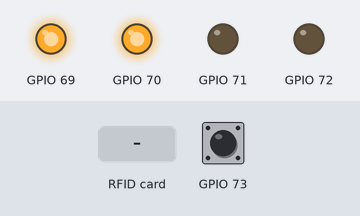
Bench run of a program on a simulated ESP8266 (Wemos D1 mini). Shown: output pins drawn as LEDs (lit = HIGH). The test bench sets the inputs (shaded band); at power-on: GPIO 73 HIGH. WiFi joins after 1.5 s; servers stay silent unless stated; what the program prints to the serial monitor is not drawn.

Above: at 2.3 s.
2.4 s: RFID card 5E 7A 19 C4 held to the reader
At 8.7 s:
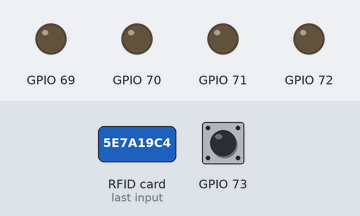
At 13.8 s:
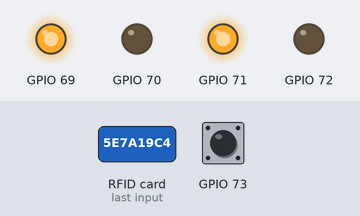
16.5 s: RFID card 5E 7A 19 C4 held to the reader
At 17.0 s:
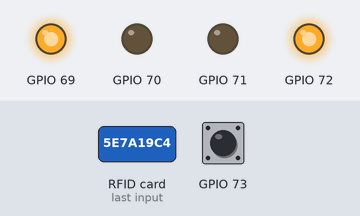
25.0 s: GPIO 73 pulsed LOW 5 times (0.12 s each, 0.3 s apart)
Timing chart, 0 to 28.0 s (numbered marks = the images above; inputs shaded):
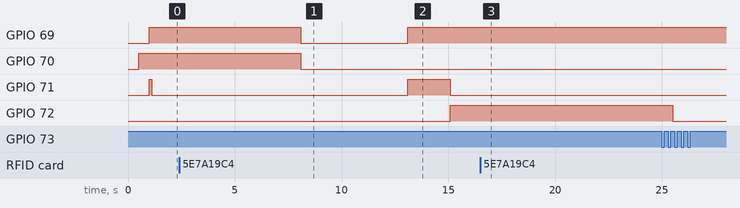

The program:

main.cpp
```cpp
// CONFIG: PIN layout
#define RST_PIN         D0  //16      // Configurable, see typical pin layout above
#define SS_PIN          D8  //15      // Configurable, see typical pin layout above
// Defaults for SPI
// MOSI  = 13	D7
// MISO  = 12	D6
// SCK   = 14	D5
#include <SPI.h>
#include <MFRC522.h>
#include <ESP8266Wifi.h>

#include <Wire.h>  // Wire is needed for I2C (TWI)
#include "Adafruit_MCP23017.h"


// To protect real passwords, config.h is not included on the github repository.
//   So if this file is not found, copy
//   example_config.h to config.h and adapt values
#include "example_config.h"
#include "GPIOHandler.h"
#include "CommunicationHandler.h"
#include "RFIDStateMachine.h"
#include "TimeoutHandler.h"

MFRC522 Cardreader(SS_PIN, RST_PIN);  // Create MFRC522 instance
MFRC522::Uid CurrentCard = {0};
GPIOHandler Ctrl;
RFIDState State;
RFIDTrigger Trigger;
WiFiClient Client;
TimeoutHandler Timeout;
CommunicationHandler Comm;

bool SameCard(){
	bool bOk = true;
	if(Cardreader.uid.size == CurrentCard.size
	&& Cardreader.uid.sak  == CurrentCard.sak){
		for(int i = 0; i < 10; i++){
			bOk = bOk && (Cardreader.uid.uidByte[i] == CurrentCard.uidByte[i]);
		}
		Serial.println("Cards are " + bOk ? "identical " : "not identical");
		return bOk;
	}else{
		return false;
	}
}
uint8_t GetState(){
	uint8_t commState;
	if(State == eStateRunning){
		commState = RFID_STATE_RUNNING;
	}else{
		commState = RFID_STATE_ERROR;
	}
	if(Ctrl.RelayState() == RelOn){
		commState |= RFID_STATE_RELAY_ON;
	}else{
		commState |= RFID_STATE_RELAY_OFF;
	}
	return commState;
}

void Verify(){
	Ctrl.LEDTxRx(LEDOn);
	Serial.println("Card verification");
	if(Comm.VerifyCard(Cardreader.uid.uidByte, Cardreader.uid.size, GetState())){
		Serial.println("Access granted");
		CurrentCard = Cardreader.uid;
		Ctrl.Relay(RelOn);
		Timeout.ResetTimeout();
		Ctrl.Buzzer(BuzzAck);
	}else{
		Serial.println("Access denied");
		Ctrl.Relay(RelOff);
		Ctrl.Buzzer(BuzzNak);
	}
	Ctrl.LEDTxRx(LEDOff);
}

void setup() {
	/* Initialize Serial
	 *   74880 is the baudrate of the bootloader. I set the application to the same value,
	 *   so you can see all messages at startup. As 74880 is not a common baud rate,
	 *   some terminal application may not support it. In this case, set baudrate to
	 *   a more common value, e.g. 115200.
	*/
	Serial.begin(74880);
	Serial.println("Setup");
	Ctrl.GPIOTest();
  WiFi.begin(ap_ssid, ap_password);
	State = eStateConnecting;
  Trigger = eTriggerOn;
	SPI.begin();				// Init SPI with default values
	Cardreader.PCD_Init();		// Init MFRC522
}

void loop(){
	//Serial.printf("Start\n");
	while(WiFi.status() != WL_CONNECTED){
		Serial.print(".");
		Ctrl.LEDConn(LEDOff);
		Ctrl.Buzzer(BuzzOff);
		Ctrl.Update();
		delay(100);
	}
  //Serial.printf("Wifi connected to %s\n", WiFi.localIP().toString().c_str());
	if(Ctrl.RelayBypassed()){
		Ctrl.Buzzer(BuzzAnnoy);
		Serial.printf("Relay Bypassed!");
		State = eStateInactive;
	}else{
		if(State == eStateInactive){
			Serial.println("Relay Bypassing resolved");
			Ctrl.Buzzer(BuzzOff);
			State = eStateRunning;
		}
	}
	//Serial.printf("Before Is Connected\n");
	//TO DO: Server connection and checking if data is available ?!
	//			 reading of enclosure switch (sabotage)
	if(!Comm.IsConnected()){
		Comm.Disconnect();
		if(!Comm.Connect(Server, Port)){
			State = eStateConnecting;
			Serial.println("Connecting to RFID Server ...");
		}else{
			Serial.println("Connection to RFID Server succeeded");
			Ctrl.LEDConn(LEDOn);
			//Client.println("Halo1bims!");
			State = eStateRunning;
		}
  }
//Serial.printf("Before Card Check\n");
	if( (State == eStateRunning) && Cardreader.PICC_IsNewCardPresent() && Cardreader.PICC_ReadCardSerial() ){
		Serial.println("Card detected");
		Cardreader.PICC_DumpToSerial(&(Cardreader.uid));
		if(Ctrl.RelayState() == RelOn){
			if(SameCard()){
				if(Timeout.TimeoutCritical()){
					Serial.println("Timeout reset");
					Timeout.ResetTimeout();
					Ctrl.Buzzer(BuzzAck);
				}else{
					Serial.println("Timeout decreased");
					Timeout.SetTimeoutCritical();
					Ctrl.Buzzer(BuzzWaitForUser);
				}
			}else{ //friendly fire
				 Verify();
			}
		}else{
			 Verify();
		}


	}
//Serial.printf("Before Timeout Check\n");
	if ( !Timeout.UpdateTimeout()){
		Serial.println("Timeout expired");
			Ctrl.Relay(RelOff);
			Ctrl.Buzzer(BuzzOff);
	}
	if ( Timeout.TimeoutCritical()){
		Serial.println("Timeout critical");
		Ctrl.Buzzer(BuzzWaitForUser);
	}
	//Serial.printf("Before Ctrl Update\n");
	Ctrl.Update();
	//Serial.printf("End\n");
}

/*
void loop() {
	if(WiFi.status() != WL_CONNECTED){
		State = eStateConnecting;
		Ctrl.LEDConn(LEDOff);
		Ctrl.Buzzer(BuzzOff);
		Ctrl.Update();
	}
	if(Ctrl.RelayBypassed()){
		Ctrl.Buzzer(BuzzLongBeeps);
		Serial.printf("Relay Bypassed!");
		State = eStateInactive;
	}

  switch(State){
		case eStateConnecting:
		  Serial.printf("State = Connecting");
			while (WiFi.status() != WL_CONNECTED)
		  {
		    delay(500);
		    Serial.print(".");
		  }
			if(Client.connect(Server, Port)){
				Serial.println("Connection to RFID Server succeeded");
				Client.println("Halo1bims!");
			}
			State = eStateRunning;
			Ctrl.LEDConn(LEDOn);
			break;
		case eStateRunning:
		  Serial.printf("State = Running");
			Ctrl.Buzzer(BuzzOff);
			if( Cardreader.PICC_ReadCardSerial() ){
				Cardreader.PICC_DumpToSerial(&(Cardreader.uid));
				Serial.printf("New Card present: Size = %d \n",Cardreader.uid.size);
				Serial.printf("UID = [");
				for(int i = 0; i < 10; i++){
					Serial.printf(" 0x%x",Cardreader.uid.uidByte[i]);
				}
				Serial.printf("] \n Sak= %d",Cardreader.uid.sak);
				State = eStateVerify;
				Ctrl.LEDTxRx(LEDOn);
			}else{
				Serial.printf("No card present");
				Ctrl.LEDTxRx(LEDOff);
			}
			break;
		case eStateVerify:
		  Serial.printf("State = Verify");
			//send card info to server
			if(true){ //check if server accepts card info
				CurrentCard = Cardreader.uid;
				Ctrl.Buzzer(BuzzShortBeepsPos);
			}else{
				Ctrl.Buzzer(BuzzShortBeepsNeg);
			}
			State = eStateCardPresent;
			break;
		case eStateCardPresent:
			Serial.printf("State = Card Present");
			switch(Trigger){
				case eTriggerOn:
					Serial.printf("Turn circuit on");
					Ctrl.Relay(RelOn);
					Trigger = eTriggerOff;
				break;
				case eTriggerOff:
					if (SameCard()){
						Serial.printf("Turn circuit off");
						Ctrl.Buzzer(BuzzRelOff);
						Ctrl.Relay(RelOff);
					}
					Trigger = eTriggerOn;
				break;
			}
			State = eStateRunning;
			break;
		case eStateInactive:
			State = eStateRunning;
			break;
		default:
			break;
	}
	delay(CYCLE_TIME);
	Ctrl.Update();

}*/
```

CommunicationHandler.cpp
```cpp
#include "CommunicationHandler.h"
#include "example_config.h"
#include <ArduinoJson.h>
#include <WiFiServer.h>

CommunicationHandler::CommunicationHandler(){

}

CommunicationHandler::~CommunicationHandler(){

}
bool CommunicationHandler::VerifyCard( uint8_t* uid, uint8_t byteCnt, uint8_t state){
  Serial.println("Verify Card start");
  if( !uid) return false;
  if(!IsConnected()) return false;

  COMMRESPONSE resp = {0};

  char sUid[10] = {0};
  for(int i = 0; i < byteCnt; i++){sprintf(sUid,"%02x",uid[i]);}

  int iReceivedBytes = 0;
  int iSendBytes = 0;
  Serial.println("Verify Card create JSON");
  JsonObject& objSend = m_JsonSend.createObject();
  // objRec = m_JsonRec.createObject();
  objSend["Sender"] = Sender;
  objSend["Status"] = state;
  objSend["Cmd"] = RFID_CMD_CARD_DATA;
  objSend["CardUID"] = sUid;
  objSend["ByteCnt"] = byteCnt;
  if(!objSend.success()) return -1;
  if(!objSend.printTo(m_SendBuffer)) return -1;
  iSendBytes = strlen_P(m_SendBuffer);
  if(iSendBytes >= (SEND_BUFF_LEN - 1) ) return -1; //1023 cause we need an extra \n
  m_SendBuffer[iSendBytes]='\n';
  m_SendBuffer[iSendBytes+1]=0;
  iSendBytes++;
  iReceivedBytes = SendAndReceive(&m_JsonClient, iSendBytes);
  JsonObject& objRec = m_JsonRec.parseObject(m_RecBuffer);

  if(!objRec.success()) return -1;

  Serial.printf("%d bytes received!\n",iReceivedBytes);

  if(iReceivedBytes > 0){
    Serial.println("parsing succeeded");
    resp.Response = objRec["Response"];
    Serial.printf("Response = %d\n",resp.Response);
  }
  return (resp.Response == RFID_RESPONSE_ACK);
}

bool CommunicationHandler::QueryOpen(){

}

bool CommunicationHandler::IsConnected(){
  return m_JsonClient.connected();
}

bool CommunicationHandler::Connect(IPAddress ip, int port){
  Serial.printf("Connect start to %s at port: %d\n", ip.toString().c_str(), port);
  if( m_TcpClient.connect(ip, port) ){
    Serial.println("Connected to Port Server");
    uint16_t iPort = 0;
    m_SendBuffer[0]='a';
     m_SendBuffer[1]=0;
    int iRecBytes = SendAndReceive(&m_TcpClient, 1);
    if(iRecBytes >= sizeof(uint16_t)){
      iPort =*(uint16_t*)m_RecBuffer;
      Serial.printf("Port No received: %d", iPort);
      if(m_JsonClient.connect(ip, iPort)){
        m_TcpClient.stop();
        return true;
      }
      Serial.println("Connection to Json client failed!");
    }
    Serial.println("Wrong No of bytes received");
    m_TcpClient.stop();
  }
  Serial.println("\nConnect end");
  return false;
}

int  CommunicationHandler::SendAndReceive(WiFiClient* client, int byteSend){
  Serial.printf("%d bytes sent\n",byteSend);
  client->write(m_SendBuffer, byteSend);

  int iCommTimeout = millis();
  Serial.println("Waiting for data to receive");
  while( !(client->available()) && ( (millis() - iCommTimeout) < 5000)  ){
    Serial.print(".");
    delay(10);
  }
  if( ( (millis() - iCommTimeout) > 5000) ){
    Serial.println("Timeout expired!");
    return -1;
  }
  return client->read((uint8_t*)m_RecBuffer, REC_BUFF_LEN);

}

void CommunicationHandler::Disconnect(){
  Serial.println("Comm Disconnect");
  m_TcpClient.stop();
  m_JsonClient.stop();

}
```

CommunicationHandler.h
```cpp
#ifndef COMMUNICATIONHANDLER_H
#define COMMUNICATIONHANDLER_H

#include <ESP8266Wifi.h>
#include <ArduinoJson.h>

#define SEND_BUFF_LEN 1024
#define REC_BUFF_LEN   512
#define RFID_STATE_RELAY_ON  0x01
#define RFID_STATE_RELAY_OFF 0x02
#define RFID_STATE_RUNNING   0x10
#define RFID_STATE_ERROR     0x20

#define RFID_SENDER_LASER    0x01
#define RFID_SENDER_FRIDGE   0x02
#define RFID_SENDER_DRILL    0x03
#define RFID_SENDER_PRINTER  0x04
#define RFID_SENDER_UNKNOWN  0xFF

#define RFID_SENDER_LASER_NAME   "Laser"
#define RFID_SENDER_FRIDGE_NAME  "Fridge"
#define RFID_SENDER_DRILL_NAME   "Drill"
#define RFID_SENDER_PRINTER_NAME "Printer"
#define RFID_SENDER_UNKNOWN_NAME "Unknown"

#define RFID_CMD_CARD_DATA   0x01 //client: card data incoming                     Send: RFIDCARDINFO Resp: COMMRESPONSE
#define RFID_CMD_REL_BRIDGED 0x02 //client: relay got bridged manually             Send: COMMHEAD Resp: COMMRESPONSE
#define RFID_CMD_DEV_OPENED  0x03 //client: sabotage! someone opened the device!   Send: COMMHEAD Resp: COMMRESPONSE
#define RFID_CMD_UNLOCK      0x04 //server: relay on until RFID_CMD_LOCK           Receive: COMMRESPONSE
#define RFID_CMD_LOCK        0x05 //server: relay off                              Receive: COMMRESPONSE

#define RFID_RESPONSE_ACK    0x00
#define RFID_RESPONSE_NAK    0xFF

#define SERVER_PORT          0xF14E
#define SERVER_MORE_DATA     0x01
#define SERVER_DATA_END      0x00
#define SERVER_BUFFER_MAX    1024

#pragma pack(push)
#pragma pack(1)

typedef struct _tagCOMMHEAD{
  uint8_t Sender[64];               //who is sending?
  uint8_t Status;               //whats the current state? Relay off, on, error ?!
  uint8_t Cmd;                  //Command what kind of packet it is
}COMMHEAD;

typedef struct _tagRFIDCARDINFO{
  COMMHEAD Head;
  uint8_t CardUID[10];          //Card UID with <ByteCnt> valid bytes
  uint8_t ByteCnt;              //byte count of UID

}RFIDCARDINFO;


typedef struct _tagCOMMRESPONSE{
  COMMHEAD Head;
  uint8_t Response;
}COMMRESPONSE;

#pragma pack(pop)

class CommunicationHandler{
public:
  CommunicationHandler();
  ~CommunicationHandler();
  bool VerifyCard(uint8_t* uid, uint8_t byteCnt, uint8_t state);
  bool QueryOpen();
  bool IsConnected();
  bool Connect(IPAddress ip, int port);
  int  SendAndReceive(WiFiClient* client, int byteSend);
  void Disconnect();

private:
  uint8_t* m_ServerBuffer;
  uint16_t m_ServerBufferLen;
  StaticJsonBuffer<SEND_BUFF_LEN> m_JsonSend;
  StaticJsonBuffer<REC_BUFF_LEN> m_JsonRec;
  char m_SendBuffer[SEND_BUFF_LEN];
  char m_RecBuffer[REC_BUFF_LEN];
  WiFiClient m_TcpClient;
  WiFiClient m_JsonClient;
};

#endif //COMMUNICATIONHANDLER_H
```

RFIDStateMachine.h
```cpp
#ifndef RFIDSTATEMACHINE_H
#define RFIDSTATEMACHINE_H

typedef enum _tagRFIDState{
  eStateRunning = 1,
  eStateConnecting,
  eStateInactive
}RFIDState;

typedef enum _tagRFIDTrigger{
  eTriggerOn = 0,
  eTriggerOff = 1
}RFIDTrigger;

#endif //RFIDSTATEMACHINE_H
```

TimeoutHandler.cpp
```cpp
#include<TimeoutHandler.h>
#include<example_config.h>

void TimeoutHandler::ResetTimeout(){
  m_Timeout = Timeout_Val;
  m_LastTime = millis();
}
void TimeoutHandler::SetTimeoutCritical(){
  m_Timeout = Timeout_Critical;
}
bool TimeoutHandler::TimeoutCritical(){
  return ( ( m_Timeout <= Timeout_Critical ) && ( m_Timeout > 0 ) ); //Critical but not expired
}
bool TimeoutHandler::UpdateTimeout(){
  m_Timeout -= (millis() - m_LastTime);
  m_LastTime = millis();
  if(m_Timeout < 0){ m_Timeout = 0; }
  Serial.printf("Timeout %d \n", m_Timeout);
  return m_Timeout > 0;
}
```

TimeoutHandler.h
```cpp
#ifndef TIMEOUTHANDLER_H
#define TIMEOUTHANDLER_H

class TimeoutHandler{
public:
  void ResetTimeout();
  void SetTimeoutCritical();
  bool TimeoutCritical();
  bool UpdateTimeout();

private:
  int m_Timeout;
  int m_LastTime;

};

#endif //TIMEOUTHANDLER_H
```

example_config.h
```cpp
#ifndef EXAMPLE_CONFIG
#define EXAMPLE_CONFIG
#include <ESP8266Wifi.h>
#include "CommunicationHandler.h"
/// EXAMPLE Config: copy file to config.h and adapt values
//CONFIG: Read config from EEPROM or SPIFFS
//const char ap_ssid[] = "IBims1WLAN";
//const char ap_password[] = "1234_istkeinsicheresPasswort";
//const IPAddress Server(192,168,178,20);
const char ap_ssid[] = "FabLab_NBG";
const char ap_password[] = "fablabnbg";
const IPAddress Server(172,16,21,169);
//const char ap_ssid[] = "NETGEAR";
//const char ap_password[] = "1234istkeinsicherespasswort";
//const IPAddress Server(192,168,0,7);
const int Port = 55411;
const int Timeout_Val = 60000; //60s
const int Timeout_Critical = 10000; //10s before
const int Timeout_Block = 5000; //5s block after card was granted
//const int Timeout_Val = 3600000; //1h in milliseconds
//const int Timeout_Critical = 60000; //1min before off
const char Sender[64] = {RFID_SENDER_DRILL_NAME};

#endif
```

GPIOHandler.h
```cpp
#ifndef GPIOHANDLER_H
#define GPIOHANDLER_H

#include "Adafruit_MCP23017.h"

#define GPB_OFFSET 8                  //offset for GPB* pins
#define CONN_LED_PIN 6                //GPA6
#define TXRX_LED_PIN 5                //GPA5
#define BUZZ_PIN 7                    //GPA7
#define RELAY_PIN GPB_OFFSET + 0      //GPB0
#define RELAY_PIN_READ GPB_OFFSET + 1 //GPB1

#define CYCLE_TIME         100
#define BUZZ_SHORT_TIME_MS 100
#define BUZZ_LONG_TIME_MS  1000 * 60 //every minute
#define LED_BLINK_TIME_MS  200

typedef enum tagLEDMode{
  LEDOff = 0,
  LEDOn,
  LEDBlink
}LEDMode;

typedef enum tagBuzzerMode{
  BuzzOff = 0,
  BuzzOn,
  BuzzConfirm,
  BuzzWaitForUser,
  BuzzAck,
  BuzzNak,
  BuzzAnnoy
}BuzzerMode;

typedef enum tagRelayMode{
  RelOff = 0,
  RelOn
}RelayMode;

class GPIOHandler{
public:
  GPIOHandler(void);
  virtual ~GPIOHandler(void);

  void LEDConn(LEDMode mode);
  void LEDTxRx(LEDMode mode);
  void Buzzer(BuzzerMode mode);
  void Relay(RelayMode mode);
  bool RelayBypassed();
  RelayMode RelayState();
  void GPIOTest();
  void Update();

private:
  void UpdateLed(uint8_t pin, LEDMode mode, uint16_t* time);
  void UpdateBuzzer();
  void BuzzerBeep(uint16_t tOn, uint16_t tOff, uint8_t tCount); //tOn = on time in ms, tOff = off time in ms, tCount = no of repeats
  LEDMode m_ConnState;
  LEDMode m_TxRxState;
  BuzzerMode m_BuzzerState;
  RelayMode m_RelayState;
  uint16_t m_ConnLedTime;
  uint16_t m_TxRxLedTime;
  uint8_t m_InitialRelOn;
  int m_BuzzTime;

  Adafruit_MCP23017 gpio;
};
#endif //GPIOHANDLER_H
```

Source omitted: GPIOHandler.cpp (4782 bytes)

Measured:
- after the input at 2.4 s, GPIO 69: HIGH → LOW after 5.7 s, → HIGH 5.0 s later; GPIO 71: LOW → HIGH after 10.7 s, → LOW 2.0 s later; GPIO 72: LOW → HIGH after 12.7 s
- after the input at 16.5 s, every drawn part: stays the same
